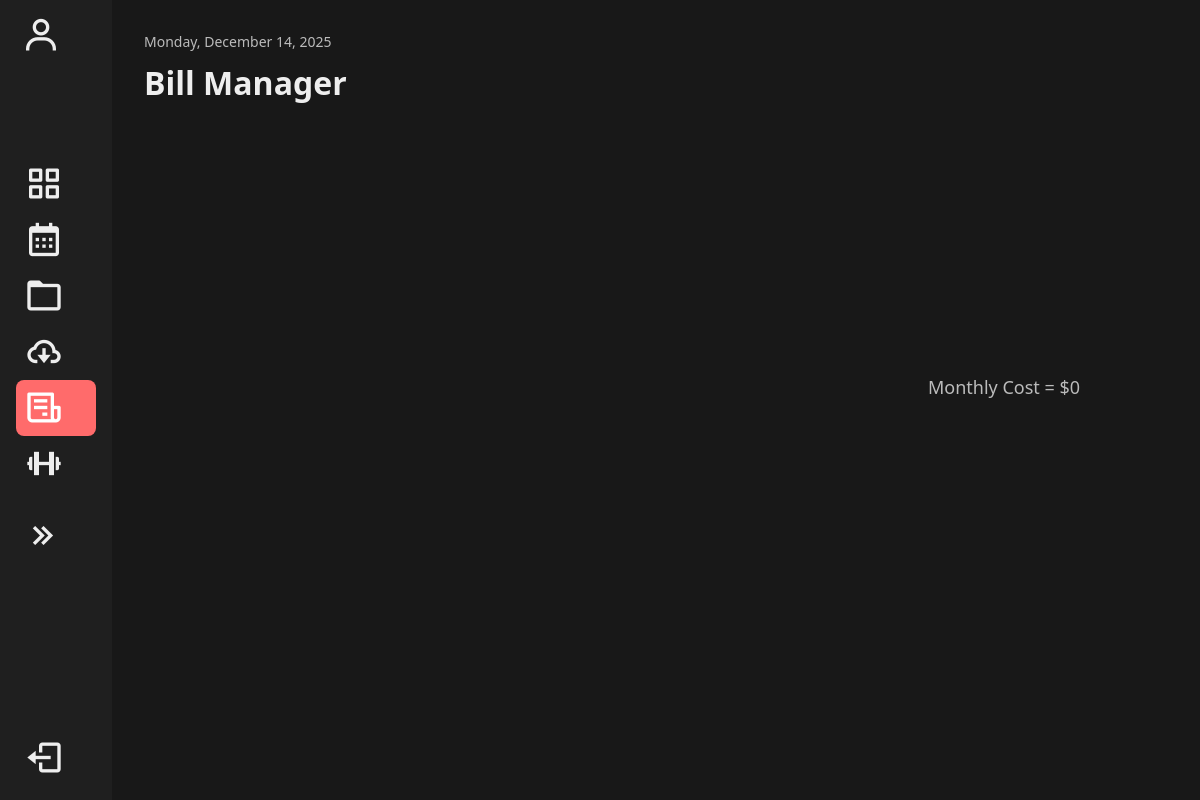
/BillManager/, run on an earlier commit of the app's database.
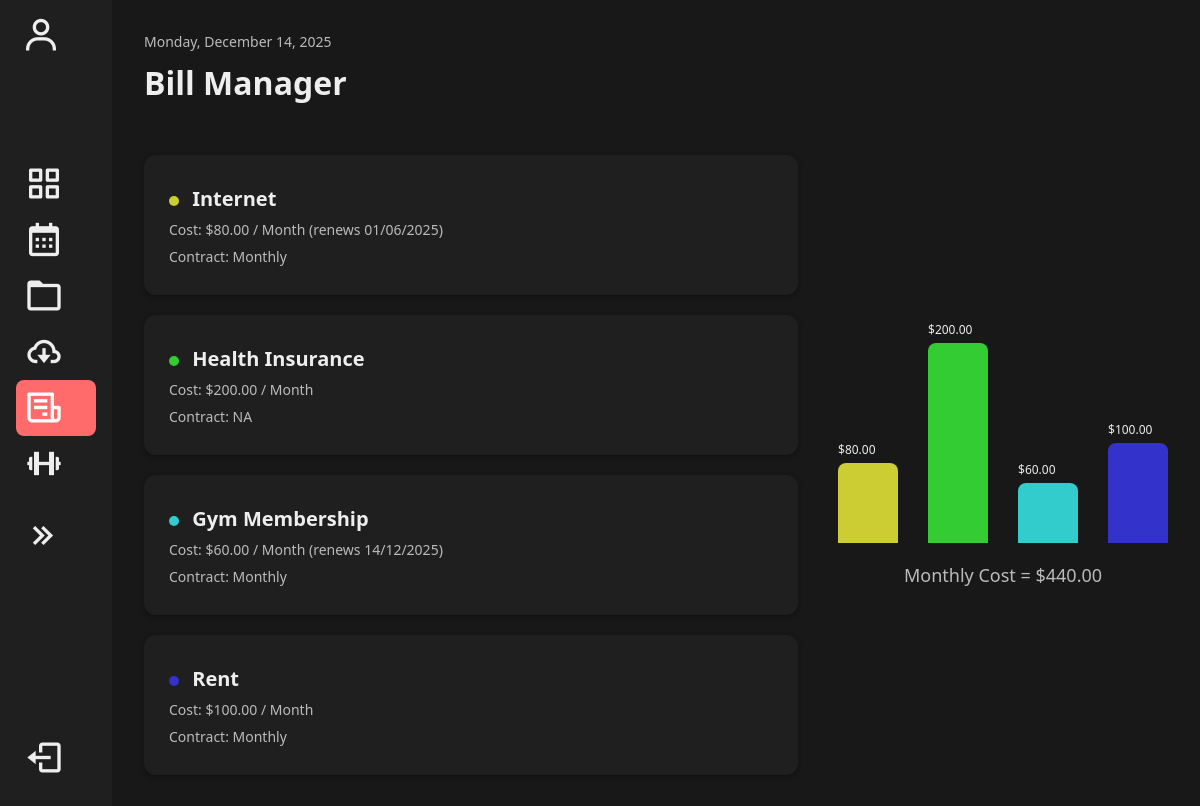
And on a later commit of the database.
### main/models.py (models this page shows, shortened)
class Bill(models.Model):
    name = models.CharField(max_length=100)
    cost = models.DecimalField(max_digits=10, decimal_places=2)
    renewal_date = models.DateField(null=True, blank=True)
    contract_type = models.CharField(max_length=50, default='NA')
    STATUS_CHOICES = [
        ('active', 'Active'),
        ('suspended', 'Suspended'),
        ('canceled', 'Canceled'),
    ]
    status = models.CharField(max_length=10, choices=STATUS_CHOICES)

### main/views.py (the view)
# urls.py: path('BillManager/', views.BillManager, name='BillManager'),
def BillManager(request):
    bills = Bill.objects.all()
    total_cost = sum(b.cost for b in bills)
    bills_with_colors = [
        {
            "obj": bill,
            "hue": (index + 1) * 60
        }
        for index, bill in enumerate(bills)
    ]
    return render(request, 'BillManager.html', {
        'bills': bills_with_colors,
        'total_cost': total_cost
    })

### main/templates/BillManager.html (shortened to what this page needs)
<!DOCTYPE html>
<html lang="en">
<head>
  {% load static %}
  <link rel="stylesheet" href="{% static 'index.css' %}?v=2">
  <link href='https://unpkg.com/boxicons@2.1.4/css/boxicons.min.css' rel='stylesheet'>
</head>
<body>
  <div class="container">
    <aside>
      <div class="user">
        <i class='bx bx-user'></i>
      </div>
      <nav class="nav">
        <ul class="nav-links">
          <li><a href="{% url 'TaskManager' %}"><i class='bx bx-grid-alt'></i><span>Task Manager</span></a></li>
            <li><a href="{% url 'calender' %}"><i class='bx bx-calendar'></i><span>Calendar</span></a></li>
            <li><a href="{% url 'DocumentStorage' %}"><i class='bx bx-folder'></i><span>Document Manager</span></a></li>
            <li><a href="{% url 'Subscription' %}"><i class='bx bx-cloud-download'></i><span>Subscription Tracker</span></a></li>
            <li><a href="{% url 'BillManager' %}" class="active"><i class='bx bx-receipt'></i><span>Bill Manager</span></a></li>
            <li><a href="{% url 'HealthManager' %}"><i class='bx bx-dumbbell'></i><span>Health Manager</span></a></li>
        </ul>
        <div class="collapse-btn">
          <a href="#" data-resize-btn>
            <i class='bx bx-chevrons-right'></i><span>Collapse</span>
          </a>
        </div>
        <div class="logout-btn">
          <a href="{% url 'login' %}">
            <i class='bx bx-log-out'></i><span>Logout</span>
          </a>
        </div>
      </nav>
    </aside>
    <main class="content">
      <header class="header">
        <div class="date">Monday, December 14, 2025</div>
        <h1>Bill Manager</h1>
      </header>
      <div class="subscription-layout">
        <section class="subscription-list">
          {% for bill in bills %}
          <div class="subscription-item">
            <div class="details">
              <h3>
                <span class="status-dot" style="background-color: hsl({{ bill.hue }}, 60%, 50%)"></span>
                {{ bill.obj.name }}
              </h3>
              <p>Cost: ${{ bill.obj.cost }} / Month {% if bill.obj.renewal_date %}(renews {{ bill.obj.renewal_date|date:"d/m/Y" }}){% endif %}</p>
              <p>Contract: {{ bill.obj.contract_type }}</p>
            </div>
          </div>
          {% endfor %}
        </section>
        <section class="chart-section">
          <div class="chart">
            {% for bill in bills %}
        <div class="bar"
            style="height: {{ bill.obj.cost|floatformat:0 }}px; background-color: hsl({{ bill.hue }}, 60%, 50%);">
          <span>${{ bill.obj.cost }}</span>
        </div>
        {% endfor %}
        </div>
        <div class="total-cost">Monthly Cost = ${{ total_cost }}</div>
        </section>
      </div>
    </main>
  </div>
</body>
</html>

### main/static/index.css (style rules this page uses)
:root { --primary-color: #FF6B6B; --secondary-color: #4ECDC4; --accent-color: #FFE66D; --background-dark: #181818; --background-light: #1f1f1f; --text-light: #eee; --text-muted: #bbb; --sb-width: 5rem; }
body { margin: 0; font-family: 'Segoe UI', Tahoma, Geneva, Verdana, sans-serif; background: var(--background-dark); color: var(--text-light); }
.container { display: flex; min-height: 100vh; }
.container { display: flex; min-height: 100vh; animation: fadeInPage 1s ease forwards; opacity: 0; }
.user { display: flex; margin-left: 5px; font-size: 2.5rem; color: #eee; margin-bottom: 2rem; }
aside { width: var(--sb-width); background: var(--background-light); transition: width 0.4s ease-in-out; padding: 1rem; overflow-x: hidden; }
.nav ul { list-style: none; padding: 0; margin-top: 100px; flex: 1; display: flex; flex-direction: column; }
.nav li:last-child { margin-top: auto; }
.nav a { display: flex; align-items: center; justify-content: flex-start; gap: 1rem; text-decoration: none; font-size: 1.5rem; color: #eee; padding: 0.5rem; border-radius: 0.5rem; transition: background-color 0.3s, justify-content 0.3s; white-space: nowrap; }
.nav a:hover, .nav a.active { background: var(--primary-color); color: white; }
.nav a i { font-size: 2.5rem; }
.nav a[data-resize-btn] i { transition: transform 0.3s ease; }
main.content { flex: 1; padding: 2rem 2rem; display: flex; flex-direction: column; transition: margin-left 0.4s ease; }
.header { text-align: left; margin-bottom: 10px; }
.date { font-size: 14px; color: var(--text-muted); }
h1 { margin-top: 10px; font-size: 32px; }
.chart-section { display: flex; flex-direction: column; align-items: center; margin-bottom: auto; margin-top: auto; }
.chart { display: flex; gap: 30px; align-items: flex-end; height: 200px; margin-bottom: 15px; }
.bar { width: 60px; min-height: 50px; display: flex; justify-content: left; align-items: flex-end; position: relative; border-radius: 8px 8px 0 0; }
.bar span { position: absolute; bottom: calc(100% + 5px); font-size: 12px; margin-bottom: 0; }
.total-cost { font-size: 18px; color: var(--text-muted); margin-top: 5px; }
.subscription-list { display: flex; flex-direction: column; gap: 20px; width: 100%; margin: 0 auto; }
.subscription-layout { display: grid; grid-template-columns: 2fr 1fr; gap: 40px; align-items: flex-start; justify-content: start; margin-top: 20px; }
.subscription-item { background: var(--background-light); padding: 20px 25px; border-radius: 12px; display: flex; justify-content: inherit; align-items: center; min-height: 100px; box-shadow: 0 2px 5px rgba(0, 0, 0, 0.3); }
.details h3 { margin: 0; font-size: 20px; color: var(--text-light); }
.details p { margin: 8px 0 0; font-size: 14px; color: var(--text-muted); }
.logout-btn { margin-top: 150px; padding-top: 1rem; }
.logout-btn a { display: flex; align-items: left; gap: 1rem; text-decoration: none; font-size: 1.5rem; color: #eee; padding: 0.5rem; border-radius: 0.5rem; transition: background-color 0.3s; }
.logout-btn a i { font-size: 2.5rem; }
.status-dot { width: 10px; height: 10px; border-radius: 50%; display: inline-block; margin-right: 8px; }

What changed in the data, as far as the page shows it:
added Bill: obj.name "Internet", obj.cost "80.00", obj.renewal_date "01/06/2025", obj.contract_type "Monthly"
added Bill: obj.name "Health Insurance", obj.cost "200.00", obj.contract_type "NA"
added Bill: obj.name "Gym Membership", obj.cost "60.00", obj.renewal_date "14/12/2025", obj.contract_type "Monthly"
added Bill: obj.name "Rent", obj.cost "100.00", obj.contract_type "Monthly"
Also different on the page:
{{ total_cost }}: "0" → "440.00"
